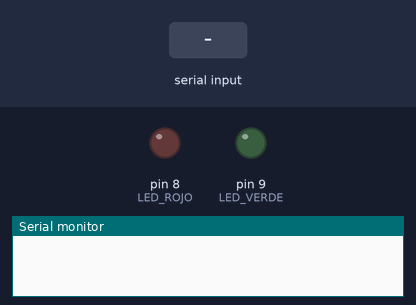
The sketch below on a simulated Arduino Uno, built with avr-gcc and run on an emulated ATmega328P. Parts: output pins drawn as LEDs (lit = HIGH), the last lines printed to the serial monitor. The test bench sets the inputs (shaded band).

Above: at 1.2 s.
1.3 s: "ROJO_ON\n" received over Serial
At 2.5 s:
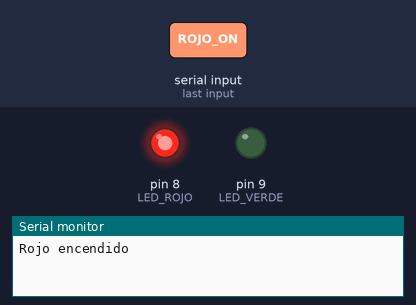
2.8 s: "VERDE_ON\n" received over Serial
At 3.9 s:
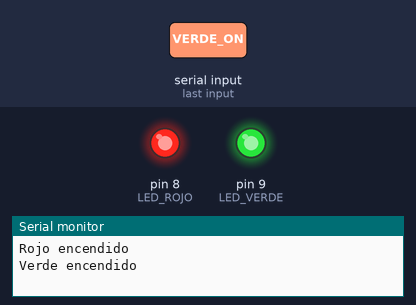
4.3 s: "ROJO_OFF\n" received over Serial
At 5.0 s:
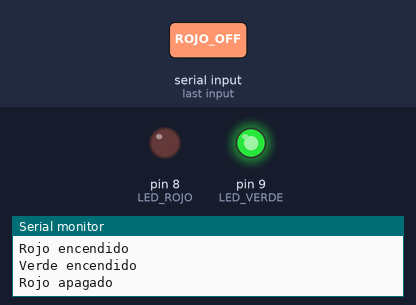
Timing chart, 0 to 7.3 s (numbered marks = the images above; inputs shaded):
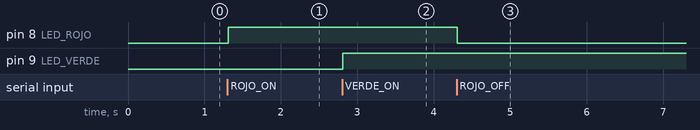

The sketch:

ARDUINOPUNTO2.ino
```cpp
#include <DHT.h>
#define DHTPIN 2
#define DHTTYPE DHT11
#define LED_ROJO 8
#define LED_VERDE 9
DHT dht(DHTPIN, DHTTYPE);
void setup() {
 Serial.begin(9600);
 pinMode(LED_ROJO, OUTPUT);
 pinMode(LED_VERDE, OUTPUT);
 dht.begin();
}
void loop() {
 if (Serial.available()) {
   String comando = Serial.readStringUntil('\n');
   comando.trim();
   if (comando == "ROJO_ON") {
     digitalWrite(LED_ROJO, HIGH);
     Serial.println("Rojo encendido");
   }
   else if (comando == "ROJO_OFF") {
     digitalWrite(LED_ROJO, LOW);
     Serial.println("Rojo apagado");
   }
   else if (comando == "VERDE_ON") {
     digitalWrite(LED_VERDE, HIGH);
     Serial.println("Verde encendido");
   }
   else if (comando == "VERDE_OFF") {
     digitalWrite(LED_VERDE, LOW);
     Serial.println("Verde apagado");
   }
   else if (comando == "TEMP") {
     float t = dht.readTemperature();
     if (isnan(t)) {
       Serial.println("Error leyendo temperatura");
     } else {
       Serial.print("Temperatura:");
       Serial.println(t);
     }
   }
 }
}
```

Measured:
- after the input at 1.3 s, pin 8 (LED_ROJO): LOW → HIGH at once
- after the input at 2.8 s, pin 9 (LED_VERDE): LOW → HIGH at once
- after the input at 4.3 s, pin 8 (LED_ROJO): HIGH → LOW at once
